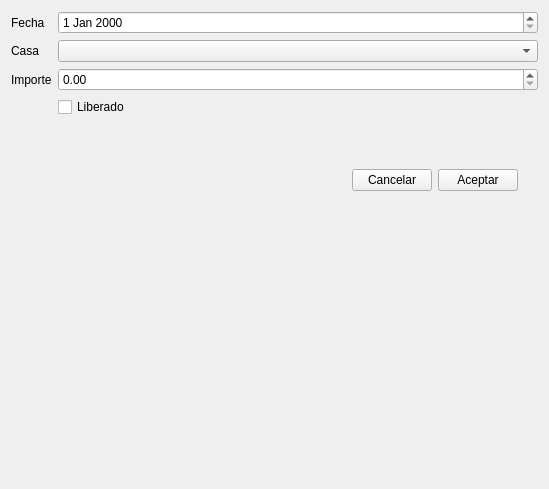
<?xml version="1.0" encoding="UTF-8"?>
<ui version="4.0">
 <class>Form</class>
 <widget class="QWidget" name="Form">
  <property name="geometry">
   <rect>
    <x>0</x>
    <y>0</y>
    <width>549</width>
    <height>489</height>
   </rect>
  </property>
  <property name="windowTitle">
   <string>Form</string>
  </property>
  <layout class="QVBoxLayout" name="verticalLayout">
   <item>
    <layout class="QHBoxLayout" name="horizontalLayout">
     <item>
      <layout class="QFormLayout" name="formLayout_2">
       <item row="0" column="0">
        <widget class="QLabel" name="lblDate">
         <property name="text">
          <string>Fecha</string>
         </property>
        </widget>
       </item>
       <item row="1" column="0">
        <widget class="QLabel" name="lblBookie">
         <property name="text">
          <string>Casa</string>
         </property>
        </widget>
       </item>
       <item row="1" column="1">
        <widget class="QComboBox" name="cmbBookie">
         <property name="editable">
          <bool>false</bool>
         </property>
        </widget>
       </item>
       <item row="2" column="0">
        <widget class="QLabel" name="lblAmount">
         <property name="text">
          <string>Importe</string>
         </property>
        </widget>
       </item>
       <item row="4" column="1">
        <layout class="QGridLayout" name="gridLayout_2">
         <item row="2" column="3">
          <widget class="QPushButton" name="btnAccept">
           <property name="maximumSize">
            <size>
             <width>100</width>
             <height>16777215</height>
            </size>
           </property>
           <property name="text">
            <string>Aceptar</string>
           </property>
          </widget>
         </item>
         <item row="2" column="2">
          <widget class="QPushButton" name="btnCancel">
           <property name="maximumSize">
            <size>
             <width>100</width>
             <height>16777215</height>
            </size>
           </property>
           <property name="text">
            <string>Cancelar</string>
           </property>
          </widget>
         </item>
         <item row="2" column="4">
          <spacer name="horizontalSpacer_3">
           <property name="orientation">
            <enum>Qt::Horizontal</enum>
           </property>
           <property name="sizeType">
            <enum>QSizePolicy::Fixed</enum>
           </property>
           <property name="sizeHint" stdset="0">
            <size>
             <width>20</width>
             <height>20</height>
            </size>
           </property>
          </spacer>
         </item>
         <item row="2" column="0">
          <spacer name="horizontalSpacer_2">
           <property name="orientation">
            <enum>Qt::Horizontal</enum>
           </property>
           <property name="sizeHint" stdset="0">
            <size>
             <width>40</width>
             <height>20</height>
            </size>
           </property>
          </spacer>
         </item>
         <item row="0" column="3" rowspan="2">
          <spacer name="verticalSpacer">
           <property name="orientation">
            <enum>Qt::Vertical</enum>
           </property>
           <property name="sizeHint" stdset="0">
            <size>
             <width>20</width>
             <height>40</height>
            </size>
           </property>
          </spacer>
         </item>
        </layout>
       </item>
       <item row="0" column="1">
        <widget class="QDateEdit" name="txtDate"/>
       </item>
       <item row="2" column="1">
        <widget class="QDoubleSpinBox" name="txtMoney">
         <property name="maximum">
          <double>999999999.990000009536743</double>
         </property>
        </widget>
       </item>
       <item row="3" column="1">
        <widget class="QCheckBox" name="chkFree">
         <property name="text">
          <string>Liberado</string>
         </property>
        </widget>
       </item>
      </layout>
     </item>
    </layout>
   </item>
  </layout>
 </widget>
 <resources/>
 <connections/>
</ui>
